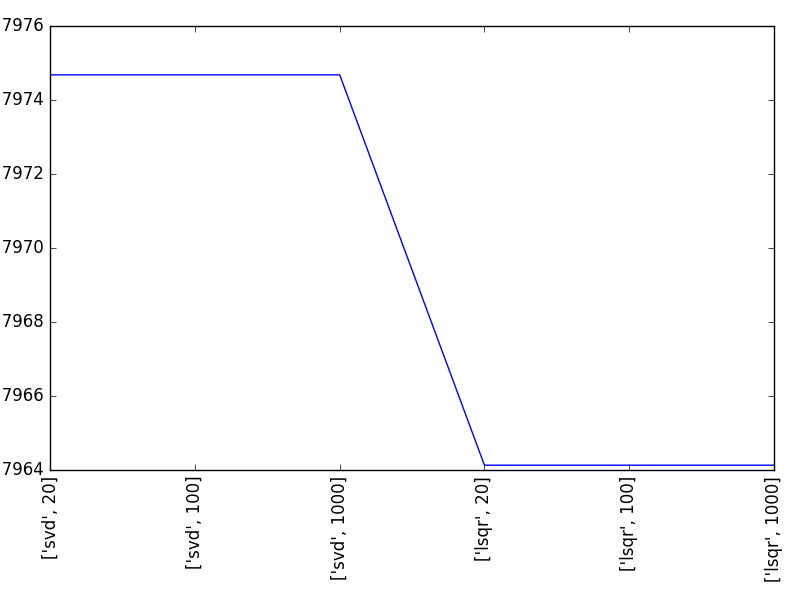

Write Python code to recreate this figure.
import pickle
from sklearn.discriminant_analysis import LinearDiscriminantAnalysis
from sklearn.model_selection import train_test_split
from sklearn.model_selection import GridSearchCV
import random
from matplotlib import pyplot as plt

def loadXY():
	zippedXY = pickle.load(open("../CNN_features/zippedXY_cnn_wff_1k.p","rb"))
	random.shuffle(zippedXY)
	X,Y = zip(*zippedXY)
	return X,Y



if __name__ == "__main__":

	X,Y = loadXY()
	print "X and Y loaded"
	X_train, X_ct, Y_train, Y_ct = train_test_split(X, Y, test_size=0.60, random_state=0)
	X_cv,X_test,Y_cv,Y_test = train_test_split(X_ct, Y_ct, test_size=0.50, random_state=0)

	## parameters
	solver = ['svd','lsqr']
	n_components = [20,100,1000]
	parameters = [] #{'solver':('svd','lsqr','eigen'), 'tol':[0.0001,0.001,0.01]}
	for sol in solver:
		for n in n_components:
			parameters.append([sol,n])

	xaxis,yaxis,xticks = [],[],[]
	for p in parameters:
		lda_model = LinearDiscriminantAnalysis(solver=p[0],n_components=p[1])
		lda_model.fit(X_train,Y_train)
		accuracy = lda_model.score(X_cv,Y_cv)
		print p, "  Accuracy :",accuracy
		xaxis.append(len(xticks)); xticks.append(str(p)); yaxis.append(accuracy);

	# creating and saving the plot
	plt.xticks(xaxis, xticks,rotation=90)
	plt.tight_layout()
	plt.plot(xaxis, yaxis)
	#plt.show()
	plt.savefig("lda_cnn_grid.png") 
	"""
	predictedY = lda_model.predict(X_test)
	for tt in range(len(Y_test)):
		print "Actual:",Y_test[tt],"  Predicted:",predictedY[tt]
	accuracy = lda_model.score(X_test,Y_test)
	print accuracy
	"""
